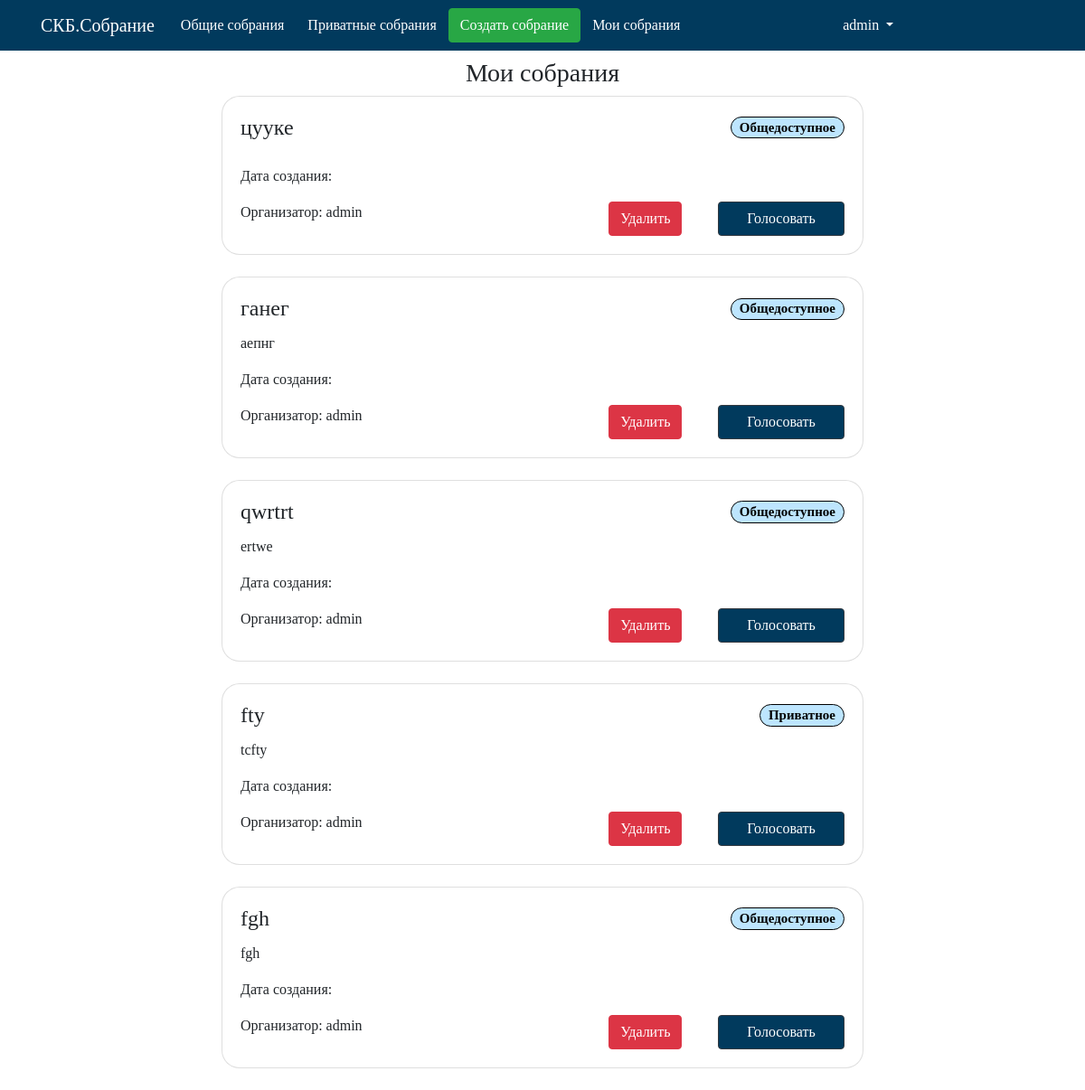
Page /maket/my_meetings/ (signed in) on the earlier database version.
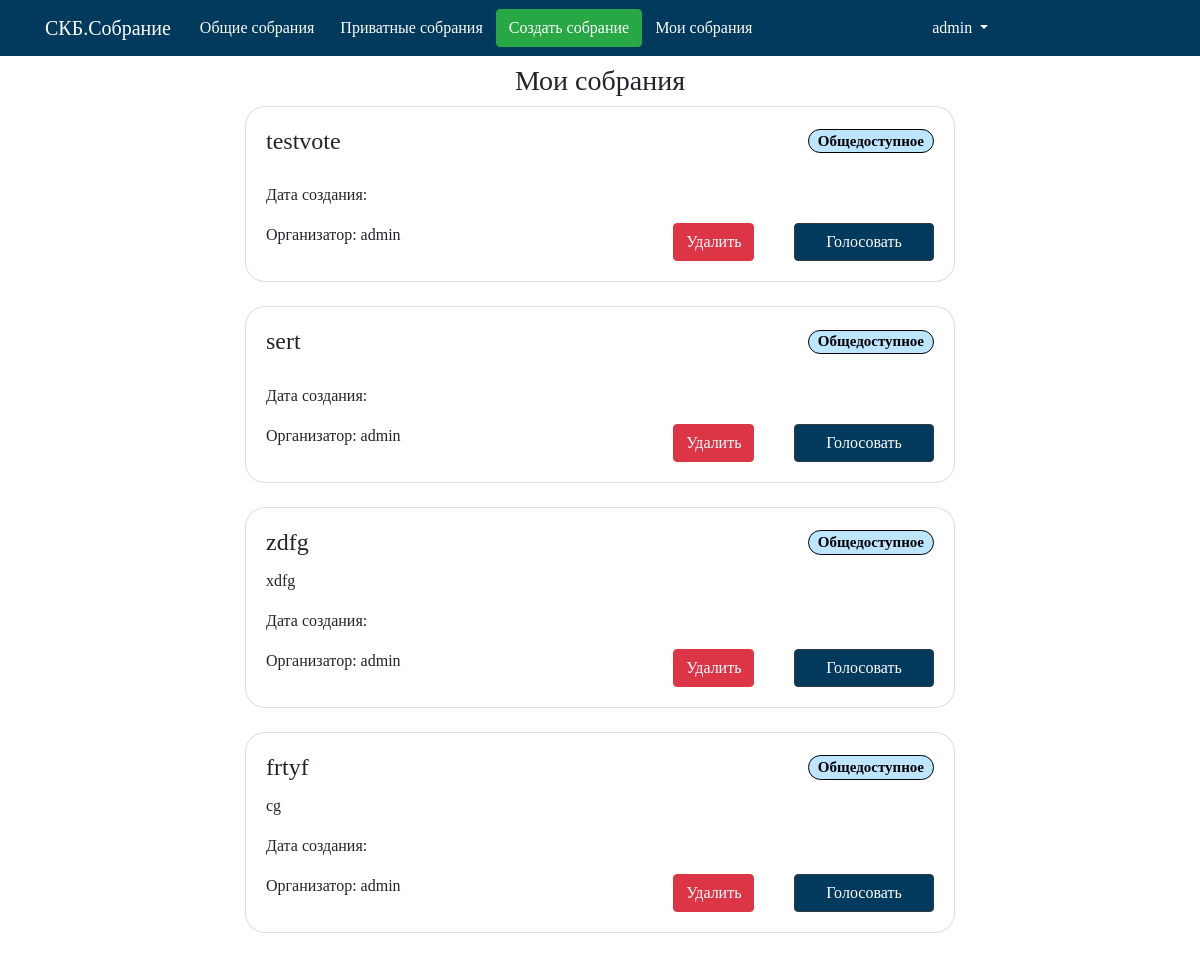
Same page on the later database version.
### maket/models.py (models this page shows, shortened)
class Collect(models.Model):  # Собрание
    name = models.CharField('Название собрания', max_length=100, db_index=True,primary_key=True)
    tpesobr = models.CharField('Тип собрания',max_length= 20,default='Общедоступное')
    user = models.ForeignKey(User,verbose_name='Организатор',on_delete=models.CASCADE,unique=False)
    theme = models.CharField('Тема собрания', max_length=250)
    description = models.CharField('Описание собрания',max_length=500)
    duration = models.TimeField(verbose_name='Длительность')
    slug = models.SlugField(blank=True)
    def get_absolute_url(self):
        return reverse('vote_meeting_url', kwargs={'meeting_slug': self.slug})

### maket/views.py (the view)
# urls.py: path('my_meetings/', my_meetings_list, name='my_meetings_list_url'),
def my_meetings_list(request):
    my_meets_list = Collect.objects.filter(user__username=request.user.username)
    my_meets_list = my_meets_list[::-1]
    context = {'my_meets_list': my_meets_list}
    return render(request, 'maket/my_meetings.html', context)

### maket/templates/maket/my_meetings.html
{% extends 'maket/base.html' %}
{% block menu %}
{% if user.is_authenticated %}
{% include 'maket/includes/nav.html' %}
{% else %}
{% include 'maket/includes/nav_sign_log.html' %}
{% endif %}
{% endblock %}
{% block name %}
{% if user.is_authenticated %}
    Мои собрания
{% endif %}
{% endblock %}
{% block content %}
{% if user.is_authenticated %}
{% if not my_meets_list %}
<h4 align="center"> <p class="text-danger">У Вас пока нет созданных собраний</p> </h4>
{% else %}
{% for col in my_meets_list %}
    {% include 'maket/includes/card_my_meet.html' %}
{% endfor %}
{% endif %}
{% endif %}
{% endblock %}

### maket/templates/maket/includes/card_my_meet.html
{% extends 'maket/includes/base_card.html' %}
{% block deletecol %}
    <a href="delete/{{col.name}}" class="btn btn-danger mr-0 ">Удалить</a>
{% endblock %}

### maket/templates/maket/includes/base_card.html
<div class="col-md-8 offset-md-2" >
    <div class="card mb-4">
        <div class="card-body">
            <div class="row">
                <h4 class="card-title col">{{ col.name }} </h4>
                <h5 class="card-title col  text-right"><span class="badge badge-pill badge-info" data-toggle="tooltip" data-placement="right" >{{ col.tpesobr }}</span></h5>
            </div>
            <p class="card-text "> {{ col.theme }}</p>
            <p class="card-text "> Дата создания: {{ col.data }}</p>
            <div class="row">
                <div class=" col-7">
                    Организатор: {{ col.user }}
                </div>
                <div class=" col-2">
                    {% block deletecol %}
                    {% endblock %}
                </div>
                <div class="col-3 text-right">
                    <a href="{{ col.get_absolute_url }}" class="btn btn-dark mr-0 vote">Голосовать</a>
                </div>
            </div>
        </div>
    </div>
</div>

Differences in the rows shown:
removed Collect: name "цууке", tpesobr "Общедоступное", user "admin"
removed Collect: name "ганег", tpesobr "Общедоступное", theme "аепнг", user "admin"
removed Collect: name "qwrtrt", tpesobr "Общедоступное", theme "ertwe", user "admin"
removed Collect: name "fty", tpesobr "Приватное", theme "tcfty", user "admin"
removed Collect: name "fgh", tpesobr "Общедоступное", theme "fgh", user "admin"
added Collect: name "testvote", tpesobr "Общедоступное", user "admin"
added Collect: name "sert", tpesobr "Общедоступное", user "admin"
added Collect: name "zdfg", tpesobr "Общедоступное", theme "xdfg", user "admin"
added Collect: name "frtyf", tpesobr "Общедоступное", theme "cg", user "admin"
